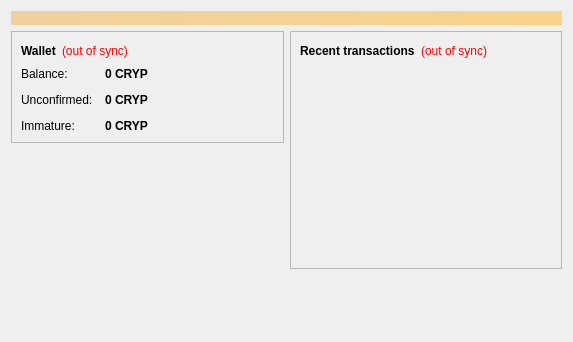
<?xml version="1.0" encoding="UTF-8"?>
<ui version="4.0">
 <class>OverviewPage</class>
 <widget class="QWidget" name="OverviewPage">
  <property name="geometry">
   <rect>
    <x>0</x>
    <y>0</y>
    <width>573</width>
    <height>342</height>
   </rect>
  </property>
  <property name="windowTitle">
   <string>Form</string>
  </property>
  <layout class="QVBoxLayout" name="topLayout">
   <item>
    <widget class="QLabel" name="labelAlerts">
     <property name="visible">
      <bool>false</bool>
     </property>
     <property name="styleSheet">
      <string notr="true">background-color: qlineargradient(x1: 0, y1: 0, x2: 1, y2: 0, stop:0 #F0D0A0, stop:1 #F8D488); color:#000000;</string>
     </property>
     <property name="wordWrap">
      <bool>true</bool>
     </property>
     <property name="margin">
      <number>3</number>
     </property>
    </widget>
   </item>
   <item>
    <layout class="QHBoxLayout" name="horizontalLayout" stretch="1,1">
     <item>
      <layout class="QVBoxLayout" name="verticalLayout_2">
       <item>
        <widget class="QFrame" name="frame">
         <property name="frameShape">
          <enum>QFrame::StyledPanel</enum>
         </property>
         <property name="frameShadow">
          <enum>QFrame::Raised</enum>
         </property>
         <layout class="QVBoxLayout" name="verticalLayout_4">
          <item>
           <layout class="QHBoxLayout" name="horizontalLayout_4">
            <item>
             <widget class="QLabel" name="label_5">
              <property name="font">
               <font>
                <weight>75</weight>
                <bold>true</bold>
               </font>
              </property>
              <property name="text">
               <string>Wallet</string>
              </property>
             </widget>
            </item>
            <item>
             <widget class="QLabel" name="labelWalletStatus">
              <property name="toolTip">
               <string>The displayed information may be out of date. Your wallet automatically synchronizes with the Cryptic network after a connection is established, but this process has not completed yet.</string>
              </property>
              <property name="styleSheet">
               <string notr="true">QLabel { color: red; }</string>
              </property>
              <property name="text">
               <string notr="true">(out of sync)</string>
              </property>
              <property name="alignment">
               <set>Qt::AlignLeading|Qt::AlignLeft|Qt::AlignVCenter</set>
              </property>
             </widget>
            </item>
            <item>
             <spacer name="horizontalSpacer_2">
              <property name="orientation">
               <enum>Qt::Horizontal</enum>
              </property>
              <property name="sizeHint" stdset="0">
               <size>
                <width>40</width>
                <height>20</height>
               </size>
              </property>
             </spacer>
            </item>
           </layout>
          </item>
          <item>
           <layout class="QFormLayout" name="formLayout_2">
            <property name="fieldGrowthPolicy">
             <enum>QFormLayout::AllNonFixedFieldsGrow</enum>
            </property>
            <property name="horizontalSpacing">
             <number>12</number>
            </property>
            <property name="verticalSpacing">
             <number>12</number>
            </property>
            <item row="0" column="0">
             <widget class="QLabel" name="label">
              <property name="text">
               <string>Balance:</string>
              </property>
             </widget>
            </item>
            <item row="0" column="1">
             <widget class="QLabel" name="labelBalance">
              <property name="font">
               <font>
                <weight>75</weight>
                <bold>true</bold>
               </font>
              </property>
              <property name="cursor">
               <cursorShape>IBeamCursor</cursorShape>
              </property>
              <property name="toolTip">
               <string>Your current balance</string>
              </property>
              <property name="text">
               <string notr="true">0 CRYP</string>
              </property>
              <property name="textInteractionFlags">
               <set>Qt::LinksAccessibleByMouse|Qt::TextSelectableByKeyboard|Qt::TextSelectableByMouse</set>
              </property>
             </widget>
            </item>
            <item row="1" column="0">
             <widget class="QLabel" name="label_3">
              <property name="text">
               <string>Unconfirmed:</string>
              </property>
             </widget>
            </item>
            <item row="1" column="1">
             <widget class="QLabel" name="labelUnconfirmed">
              <property name="font">
               <font>
                <weight>75</weight>
                <bold>true</bold>
               </font>
              </property>
              <property name="cursor">
               <cursorShape>IBeamCursor</cursorShape>
              </property>
              <property name="toolTip">
               <string>Total of transactions that have yet to be confirmed, and do not yet count toward the current balance</string>
              </property>
              <property name="text">
               <string notr="true">0 CRYP</string>
              </property>
              <property name="textInteractionFlags">
               <set>Qt::LinksAccessibleByMouse|Qt::TextSelectableByKeyboard|Qt::TextSelectableByMouse</set>
              </property>
             </widget>
            </item>
            <item row="2" column="0">
             <widget class="QLabel" name="labelImmatureText">
              <property name="text">
               <string>Immature:</string>
              </property>
             </widget>
            </item>
            <item row="2" column="1">
             <widget class="QLabel" name="labelImmature">
              <property name="font">
               <font>
                <weight>75</weight>
                <bold>true</bold>
               </font>
              </property>
              <property name="toolTip">
               <string>Mined balance that has not yet matured</string>
              </property>
              <property name="text">
               <string notr="true">0 CRYP</string>
              </property>
              <property name="textInteractionFlags">
               <set>Qt::LinksAccessibleByMouse|Qt::TextSelectableByKeyboard|Qt::TextSelectableByMouse</set>
              </property>
             </widget>
            </item>
           </layout>
          </item>
         </layout>
        </widget>
       </item>
       <item>
        <spacer name="verticalSpacer">
         <property name="orientation">
          <enum>Qt::Vertical</enum>
         </property>
         <property name="sizeHint" stdset="0">
          <size>
           <width>20</width>
           <height>40</height>
          </size>
         </property>
        </spacer>
       </item>
      </layout>
     </item>
     <item>
      <layout class="QVBoxLayout" name="verticalLayout_3">
       <item>
        <widget class="QFrame" name="frame_2">
         <property name="frameShape">
          <enum>QFrame::StyledPanel</enum>
         </property>
         <property name="frameShadow">
          <enum>QFrame::Raised</enum>
         </property>
         <layout class="QVBoxLayout" name="verticalLayout">
          <item>
           <layout class="QHBoxLayout" name="horizontalLayout_2">
            <item>
             <widget class="QLabel" name="label_4">
              <property name="text">
               <string>&lt;b&gt;Recent transactions&lt;/b&gt;</string>
              </property>
             </widget>
            </item>
            <item>
             <widget class="QLabel" name="labelTransactionsStatus">
              <property name="toolTip">
               <string>The displayed information may be out of date. Your wallet automatically synchronizes with the Cryptic network after a connection is established, but this process has not completed yet.</string>
              </property>
              <property name="styleSheet">
               <string notr="true">QLabel { color: red; }</string>
              </property>
              <property name="text">
               <string notr="true">(out of sync)</string>
              </property>
              <property name="alignment">
               <set>Qt::AlignRight|Qt::AlignTrailing|Qt::AlignVCenter</set>
              </property>
             </widget>
            </item>
            <item>
             <spacer name="horizontalSpacer">
              <property name="orientation">
               <enum>Qt::Horizontal</enum>
              </property>
              <property name="sizeHint" stdset="0">
               <size>
                <width>40</width>
                <height>20</height>
               </size>
              </property>
             </spacer>
            </item>
           </layout>
          </item>
          <item>
           <widget class="QListView" name="listTransactions">
            <property name="styleSheet">
             <string notr="true">QListView { background: transparent; }</string>
            </property>
            <property name="frameShape">
             <enum>QFrame::NoFrame</enum>
            </property>
            <property name="verticalScrollBarPolicy">
             <enum>Qt::ScrollBarAlwaysOff</enum>
            </property>
            <property name="horizontalScrollBarPolicy">
             <enum>Qt::ScrollBarAlwaysOff</enum>
            </property>
            <property name="selectionMode">
             <enum>QAbstractItemView::NoSelection</enum>
            </property>
           </widget>
          </item>
         </layout>
        </widget>
       </item>
       <item>
        <spacer name="verticalSpacer_2">
         <property name="orientation">
          <enum>Qt::Vertical</enum>
         </property>
         <property name="sizeHint" stdset="0">
          <size>
           <width>20</width>
           <height>40</height>
          </size>
         </property>
        </spacer>
       </item>
      </layout>
     </item>
    </layout>
   </item>
  </layout>
 </widget>
 <resources/>
 <connections/>
</ui>
